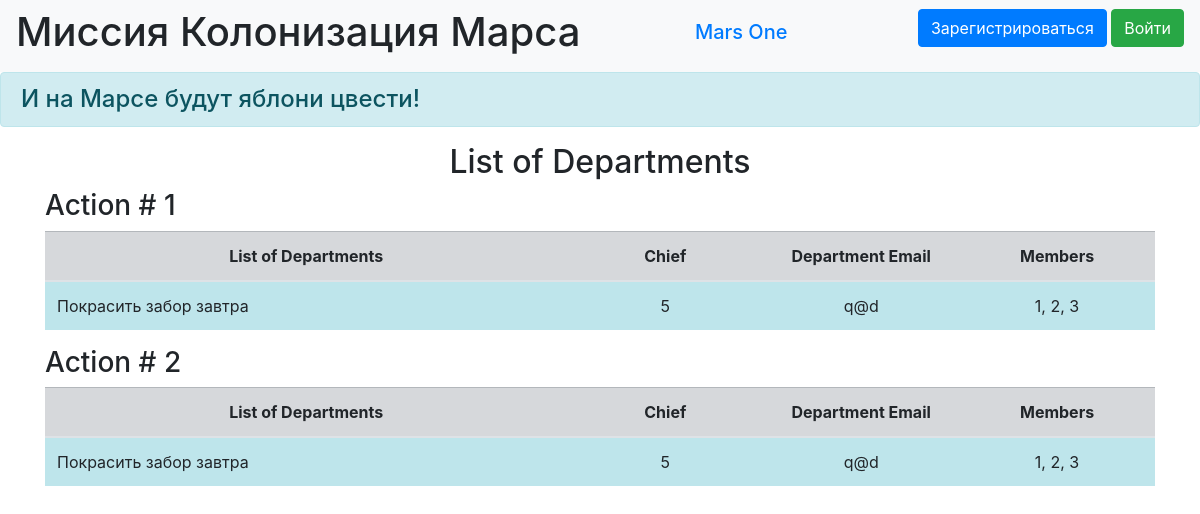
Page /depart on the earlier database version.
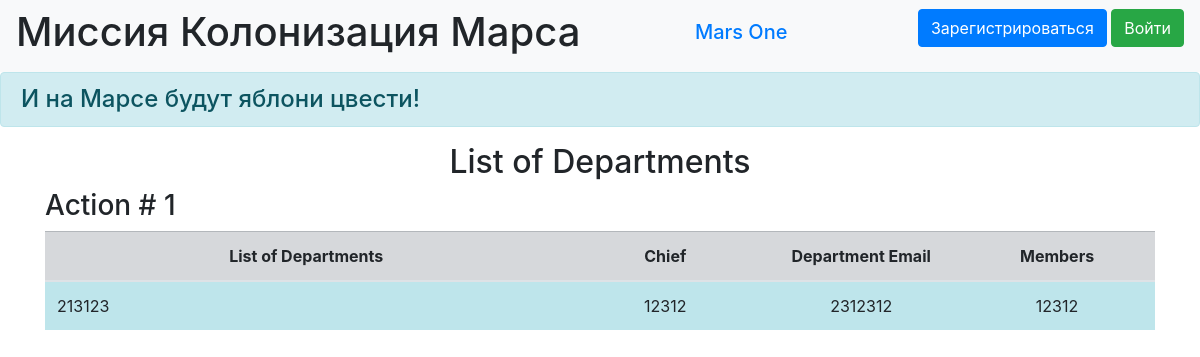
Same page on the later database version.
### data/department.py (models this page shows)
class Depart(SqlAlchemyBase):
    __tablename__ = 'departments'
    id = sqlalchemy.Column(sqlalchemy.Integer,
                           primary_key=True, autoincrement=True)
    team_leader = sqlalchemy.Column(sqlalchemy.Integer,
                                    sqlalchemy.ForeignKey("users.id"))
    title = sqlalchemy.Column(sqlalchemy.String, nullable=True)
    chief = sqlalchemy.Column(sqlalchemy.String, nullable=True)
    members = sqlalchemy.Column(sqlalchemy.String, nullable=True)
    email = sqlalchemy.Column(sqlalchemy.String, default=True)
    start_date = sqlalchemy.Column(sqlalchemy.DateTime,
                                   default=datetime.datetime.now)
    end_date = sqlalchemy.Column(sqlalchemy.DateTime,
                                 default=datetime.datetime.now)
    user = orm.relationship('User')

### main.py (the view)
@app.route('/depart')
def depart():
    db_sess = db_session.create_session()
    jobs = db_sess.query(Depart).all()
    return render_template('deportaments.html', jobs=jobs)

### data/db_session.py (called while the page is built)
def create_session() -> Session:
    global __factory
    return __factory()

### templates/deportaments.html (shortened to what this page needs)
{% extends "base.html" %}
{% block content %}
<h2>List of Departments</h2>
{% for item in jobs %}
<h3>Action # {{item.id}}</h3>
<table class="table">
  <thead>
    <tr class="table-secondary cell-1">
      <th scope="col" width="40%">List of Departments</th>
      <th scope="col" width="15%">Chief</th>
      <th scope="col" width="15%">Department Email</th>
      <th scope="col" width="15%">Members</th>
    </tr>
  </thead>
  <tbody>
    <tr>
      <td scope="row" class="table-info">{{item.title}}</td>
      <td class="table-info" align="center">{{item.chief}}</td>
      <td class="table-info" align="center">{{item.email}}</td>
      <td class="table-info" align="center">{{item.members}}</td>
    </tr>
</table>
{% endfor %}
{% endblock %}

Differences in the rows shown:
removed Depart: id "2", title "Покрасить забор завтра", chief "5", email "q@d", members "1, 2, 3"
changed Depart id 1: title "Покрасить забор завтра" → "213123"; chief "5" → "12312"; email "q@d" → "2312312"; members "1, 2, 3" → "12312"
